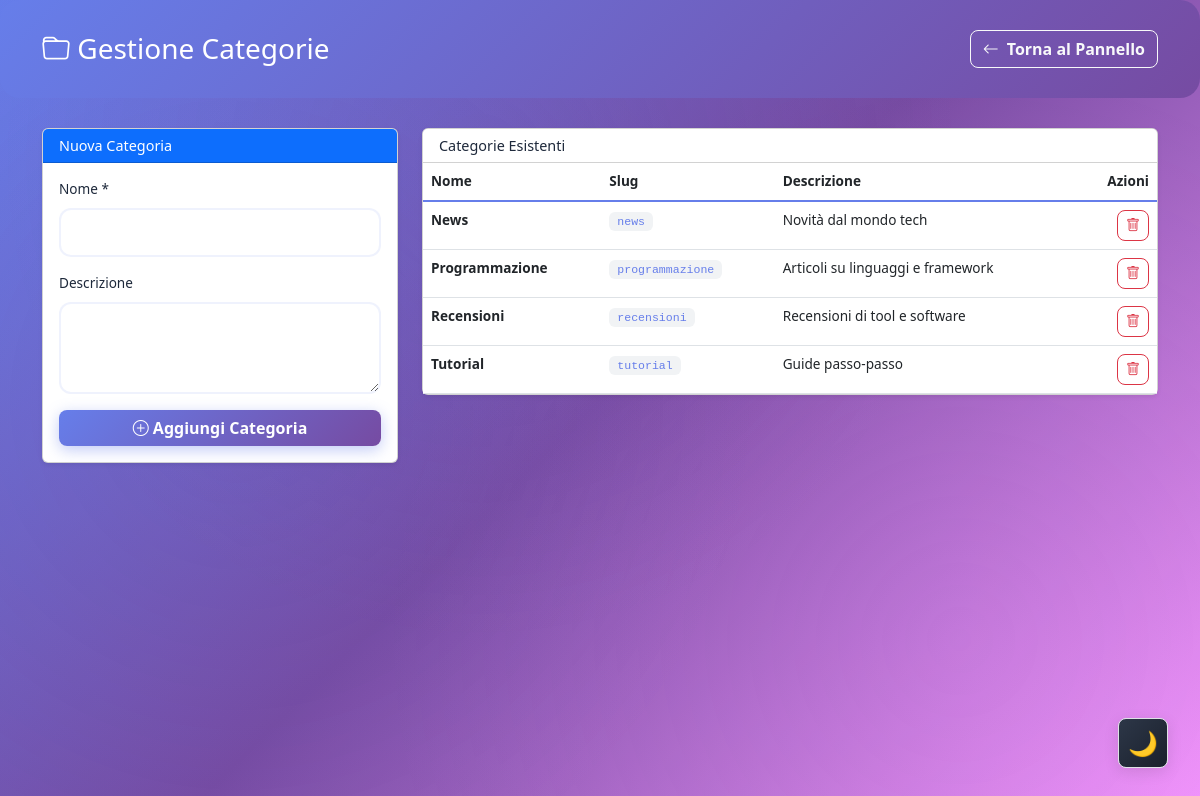
Screenshot of /gestione_categorie.php (signed in) with the database file from the repository.
### tables this page shows
CREATE TABLE categorie (
    id INT AUTO_INCREMENT PRIMARY KEY,
    nome VARCHAR(100) NOT NULL,
    slug VARCHAR(100) NOT NULL UNIQUE,
    descrizione TEXT,
    created_at DATETIME DEFAULT CURRENT_TIMESTAMP
);

### gestione_categorie.php (the view, shortened to what this page needs)
<?php
require_once 'db.php';
$stmt = $pdo->query("SELECT * FROM categorie ORDER BY nome");
$categorie = $stmt->fetchAll();
?>
<!DOCTYPE html>
<html lang="it">
<head>
    <link href="https://cdn.jsdelivr.net/npm/bootstrap@5.3.0/dist/css/bootstrap.min.css" rel="stylesheet">
    <link rel="stylesheet" href="https://cdn.jsdelivr.net/npm/bootstrap-icons@1.11.0/font/bootstrap-icons.css">
    <link rel="stylesheet" href="css/style.css">
</head>
<body>
    <div class="admin-header">
        <div class="container">
            <div class="d-flex justify-content-between align-items-center">
                <h1 class="h3 mb-0">
                    <i class="bi bi-folder"></i> Gestione Categorie
                </h1>
                <div class="d-flex gap-2 align-items-center">
                    <a href="admin.php" class="btn btn-outline-light d-inline-flex align-items-center gap-2">
                        <i class="bi bi-arrow-left"></i> Torna al Pannello
                    </a>
                </div>
            </div>
        </div>
    </div>
    <div class="container">
        <div class="row">
            <div class="col-md-4">
                <div class="card shadow-sm">
                    <div class="card-header bg-primary text-white">
                        <h5 class="mb-0">Nuova Categoria</h5>
                    </div>
                    <div class="card-body">
                        <form method="POST">
                            <div class="mb-3">
                                <label for="nome" class="form-label">Nome *</label>
                                <input type="text" class="form-control" id="nome" name="nome" required>
                            </div>
                            <div class="mb-3">
                                <label for="descrizione" class="form-label">Descrizione</label>
                                <textarea class="form-control" id="descrizione" name="descrizione" rows="3"></textarea>
                            </div>
                            <button type="submit" class="btn btn-primary w-100">
                                <i class="bi bi-plus-circle"></i> Aggiungi Categoria
                            </button>
                        </form>
                    </div>
                </div>
            </div>
            <div class="col-md-8">
                <div class="card shadow-sm">
                    <div class="card-header bg-white">
                        <h5 class="mb-0">Categorie Esistenti</h5>
                    </div>
                    <div class="card-body p-0">
                        <div class="table-responsive">
                            <table class="table table-hover mb-0">
                                <thead class="bg-light">
                                    <tr>
                                        <th>Nome</th>
                                        <th>Slug</th>
                                        <th>Descrizione</th>
                                        <th class="text-end">Azioni</th>
                                    </tr>
                                </thead>
                                <tbody>
                                    <?php foreach ($categorie as $cat): ?>
                                        <tr>
                                            <td><strong><?= htmlspecialchars($cat['nome']) ?></strong></td>
                                            <td><code><?= htmlspecialchars($cat['slug']) ?></code></td>
                                            <td><?= htmlspecialchars($cat['descrizione'] ?? '-') ?></td>
                                            <td class="text-end">
                                                <form method="POST" style="display: inline;">
                                                    <button type="submit"
                                                            class="btn btn-sm btn-outline-danger"
                                                            onclick="return confirm('Eliminare questa categoria?')">
                                                        <i class="bi bi-trash"></i>
                                                    </button>
                                                </form>
                                            </td>
                                        </tr>
                                    <?php endforeach; ?>
                                </tbody>
                            </table>
                        </div>
                    </div>
                </div>
            </div>
        </div>
    </div>
    <button id="darkModeToggle"
            class="btn btn-dark-mode-toggle position-fixed"
            style="bottom: 2rem; right: 2rem; z-index: 9999;"
            title="Modalità Notte">
    </button>
</body>
</html>

### css/style.css (style rules this page uses)
:root { --primary-color: #667eea; --secondary-color: #764ba2; --accent-color: #f093fb; --success-color: #4ade80; --warning-color: #fbbf24; --dark-color: #1e293b; --light-bg: #f8fafc; --accent-green: #10b981; --bg-body: linear-gradient(135deg, #667eea 0%, #764ba2 50%, #f093fb 100%); --bg-content: rgba(255, 255, 255, 0.98); --bg-card: #ffffff; --text-primary: #1e293b; --text-secondary: #64748b; --text-muted: #64748b; --text-dark: #2d3748; --text-comment: #495057; --border-color: rgba(102, 126, 234, 0.1); --border-active: rgba(102, 126, 234, 0.2); --shadow-light: 0 4px 6px rgba(0, 0, 0, 0.1); --shadow-medium: 0 8px 24px rgba(102, 126, 234, 0.15); --shadow-heavy: 0 20px 60px rgba(0, 0, 0, 0.2); --navbar-bg: rgba(102, 126, 234, 0.95); --code-bg: #f1f3f5; --pre-bg: #2d3748; --blockquote-color: #6c757d; --excerpt-color: #64748b; --badge-secondary: linear-gradient(135deg, #6b7280, #4b5563); --list-hover: linear-gradient(90deg, rgba(102, 126, 234, 0.1), transparent); --meta-bg: linear-gradient(135deg, rgba(102, 126, 234, 0.1), rgba(240, 147, 251, 0.1)); --comment-card-bg: rgba(102, 126, 234, 0.02); --card-dark: #1e293b; --bg-dark: #0f172a; }
body { font-family: 'Segoe UI', Tahoma, Geneva, Verdana, sans-serif; background: var(--bg-body); background-attachment: fixed; display: flex; flex-direction: column; min-height: 100vh; color: var(--text-primary); font-size: 0.85rem; }
body::before { content: ''; position: fixed; top: 0; left: 0; right: 0; bottom: 0; background: radial-gradient(circle at 20% 50%, rgba(102, 126, 234, 0.1) 0%, transparent 50%), radial-gradient(circle at 80% 80%, rgba(240, 147, 251, 0.1) 0%, transparent 50%), radial-gradient(circle at 40% 20%, rgba(118, 75, 162, 0.1) 0%, transparent 50%); z-index: -1; }
h1 { font-size: 1.75rem !important; }
h5 { font-size: 0.9rem !important; }
.container:not(.content-container) { background: transparent; }
a { transition: color 0.3s ease, background 0.3s ease; }
.btn { border-radius: 8px !important; font-weight: 600; transition: all 0.3s cubic-bezier(0.4, 0, 0.2, 1); position: relative; overflow: hidden; }
.btn::before { content: ''; position: absolute; top: 50%; left: 50%; width: 0; height: 0; border-radius: 50%; background: rgba(255,255,255,0.3); transform: translate(-50%, -50%); transition: width 0.6s ease, height 0.6s ease; }
.btn-primary { background: linear-gradient(135deg, var(--primary-color), var(--secondary-color)) !important; border: none; box-shadow: 0 4px 15px rgba(102, 126, 234, 0.4); }
.card { background: var(--bg-card) !important; color: var(--text-primary); transition: background-color 0.3s ease, color 0.3s ease, box-shadow 0.3s ease; }
.form-control, .form-select { border-radius: 12px !important; border: 2px solid var(--border-color) !important; padding: 12px 20px !important; font-size: 0.9rem; background: var(--bg-card) !important; color: var(--text-primary); transition: all 0.3s ease; }
code { background: var(--code-bg); color: var(--primary-color); padding: 3px 8px; border-radius: 6px; font-size: 0.85em; }
.table { color: var(--text-primary); }
.table thead th { border-bottom: 2px solid var(--primary-color); }
.btn-dark-mode-toggle { width: 55px; height: 55px; border-radius: 50%; display: flex; align-items: center; justify-content: center; font-size: 1.5rem; background: linear-gradient(135deg, #2d3748, #1a202c); border: none; box-shadow: 0 8px 25px rgba(0,0,0,0.3); transition: all 0.3s ease; cursor: pointer; }
.admin-header { background: linear-gradient(135deg, #667eea 0%, #764ba2 100%); border-radius: 20px; padding: 30px; color: white; margin-bottom: 30px; }
* { scrollbar-width: thin; scrollbar-color: var(--primary-color) var(--bg-card); }

### gestione_categorie.php (style rules this page uses)
:root { --admin-header-bg: linear-gradient(135deg, #667eea 0%, #764ba2 100%); --admin-border-color: rgba(102, 126, 234, 0.2); }
.admin-header { background: var(--admin-header-bg); color: white; padding: 30px 0; margin-bottom: 30px; }
.btn-dark-mode-toggle { width: 50px; height: 50px; border-radius: 50%; display: flex; align-items: center; justify-content: center; font-size: 1.5rem; background-color: #f8f9fa; color: #212529; border: 1px solid #dee2e6; box-shadow: 0 4px 15px rgba(0, 0, 0, 0.1); transition: all 0.3s ease; }

### rows the page displays
categorie: nome "News", slug "news", descrizione "Novità dal mondo tech"
categorie: nome "Programmazione", slug "programmazione", descrizione "Articoli su linguaggi e framework"
categorie: nome "Recensioni", slug "recensioni", descrizione "Recensioni di tool e software"
categorie: nome "Tutorial", slug "tutorial", descrizione "Guide passo-passo"
